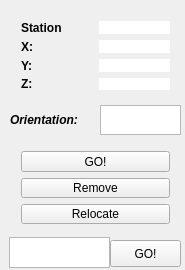
<?xml version="1.0" encoding="UTF-8"?>
<ui version="4.0">
 <class>Station</class>
 <widget class="QWidget" name="Station">
  <property name="geometry">
   <rect>
    <x>0</x>
    <y>0</y>
    <width>185</width>
    <height>270</height>
   </rect>
  </property>
  <property name="windowTitle">
   <string>Station</string>
  </property>
  <widget class="QWidget" name="layoutWidget">
   <property name="geometry">
    <rect>
     <x>10</x>
     <y>10</y>
     <width>171</width>
     <height>91</height>
    </rect>
   </property>
   <layout class="QHBoxLayout" name="horizontalLayout">
    <item>
     <layout class="QVBoxLayout" name="verticalLayout">
      <item>
       <widget class="QLabel" name="label">
        <property name="font">
         <font>
          <weight>75</weight>
          <bold>true</bold>
         </font>
        </property>
        <property name="text">
         <string>Station</string>
        </property>
       </widget>
      </item>
      <item>
       <widget class="QLabel" name="label_2">
        <property name="font">
         <font>
          <weight>75</weight>
          <bold>true</bold>
         </font>
        </property>
        <property name="text">
         <string>X:</string>
        </property>
       </widget>
      </item>
      <item>
       <widget class="QLabel" name="label_3">
        <property name="font">
         <font>
          <weight>75</weight>
          <bold>true</bold>
         </font>
        </property>
        <property name="text">
         <string>Y:</string>
        </property>
       </widget>
      </item>
      <item>
       <widget class="QLabel" name="label_4">
        <property name="font">
         <font>
          <weight>75</weight>
          <bold>true</bold>
         </font>
        </property>
        <property name="text">
         <string>Z:</string>
        </property>
       </widget>
      </item>
     </layout>
    </item>
    <item>
     <layout class="QVBoxLayout" name="verticalLayout_2">
      <item>
       <widget class="QLabel" name="station_label">
        <property name="styleSheet">
         <string notr="true">background-color: rgb(255, 255, 255);</string>
        </property>
        <property name="text">
         <string/>
        </property>
       </widget>
      </item>
      <item>
       <widget class="QLabel" name="x_label">
        <property name="styleSheet">
         <string notr="true">background-color: rgb(255, 255, 255);</string>
        </property>
        <property name="text">
         <string/>
        </property>
       </widget>
      </item>
      <item>
       <widget class="QLabel" name="y_label">
        <property name="styleSheet">
         <string notr="true">background-color: rgb(255, 255, 255);</string>
        </property>
        <property name="text">
         <string/>
        </property>
       </widget>
      </item>
      <item>
       <widget class="QLabel" name="z_label">
        <property name="styleSheet">
         <string notr="true">background-color: rgb(255, 255, 255);</string>
        </property>
        <property name="text">
         <string/>
        </property>
       </widget>
      </item>
     </layout>
    </item>
   </layout>
  </widget>
  <widget class="QPushButton" name="goStationWithPointButton">
   <property name="geometry">
    <rect>
     <x>110</x>
     <y>240</y>
     <width>71</width>
     <height>27</height>
    </rect>
   </property>
   <property name="text">
    <string>GO!</string>
   </property>
  </widget>
  <widget class="QPlainTextEdit" name="wayPointText">
   <property name="geometry">
    <rect>
     <x>9</x>
     <y>237</y>
     <width>101</width>
     <height>31</height>
    </rect>
   </property>
  </widget>
  <widget class="QWidget" name="layoutWidget">
   <property name="geometry">
    <rect>
     <x>10</x>
     <y>140</y>
     <width>171</width>
     <height>95</height>
    </rect>
   </property>
   <layout class="QVBoxLayout" name="verticalLayout_3">
    <item>
     <widget class="QPushButton" name="goStationButton">
      <property name="text">
       <string>GO!</string>
      </property>
     </widget>
    </item>
    <item>
     <widget class="QPushButton" name="removeButton">
      <property name="text">
       <string>Remove</string>
      </property>
     </widget>
    </item>
    <item>
     <widget class="QPushButton" name="relocateButton">
      <property name="text">
       <string>Relocate</string>
      </property>
     </widget>
    </item>
   </layout>
  </widget>
  <widget class="QPlainTextEdit" name="orientation_text">
   <property name="geometry">
    <rect>
     <x>100</x>
     <y>105</y>
     <width>81</width>
     <height>30</height>
    </rect>
   </property>
  </widget>
  <widget class="QLabel" name="label_5">
   <property name="geometry">
    <rect>
     <x>10</x>
     <y>105</y>
     <width>91</width>
     <height>30</height>
    </rect>
   </property>
   <property name="font">
    <font>
     <weight>75</weight>
     <italic>true</italic>
     <bold>true</bold>
    </font>
   </property>
   <property name="text">
    <string>Orientation:</string>
   </property>
  </widget>
 </widget>
 <layoutdefault spacing="6" margin="11"/>
 <resources/>
 <connections/>
</ui>
